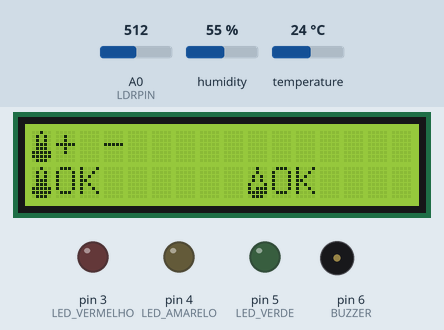
A sketch run on a simulated Arduino Uno, built with avr-gcc and run on an emulated ATmega328P. Parts: 16×2 character LCD, output pins drawn as LEDs (lit = HIGH), buzzer (waves = sounding). Inputs (shaded band) come from the test bench; at power-on: A0 (LDRPIN) = 512, humidity 55 %, temperature 24 °C. What the sketch prints to the serial monitor is not drawn.

Above: at 6.8 s.
6.9 s: A0 (LDRPIN) set to 475
At 11.8 s:
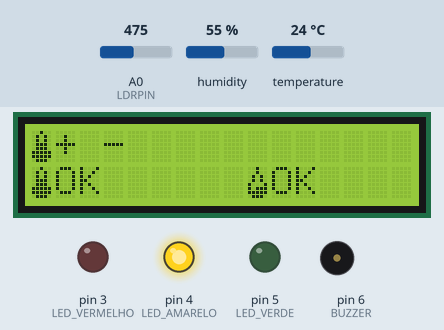
17.5 s: A0 (LDRPIN) set to 442
At 22.3 s:
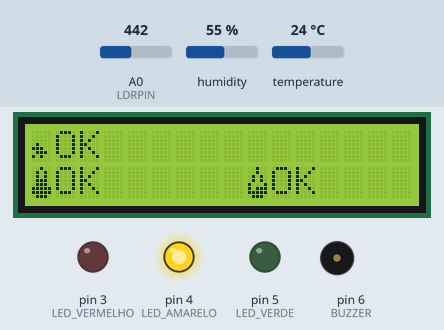
28.1 s: humidity set to 58 %
37.8 s: humidity set to 61 %
At 47.9 s:
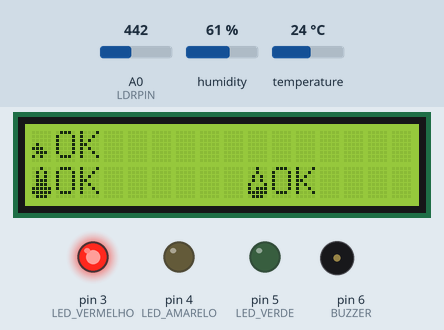
48.5 s: temperature set to 20.4 °C
54.4 s: temperature set to 19.5 °C
At 59.4 s:
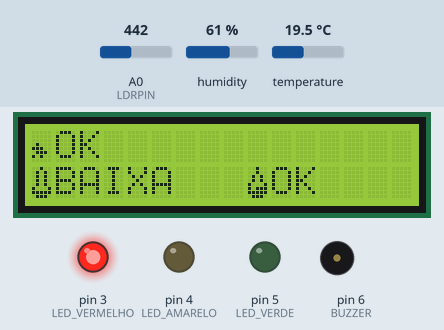
Timing chart, 0 to 65.1 s (numbered marks = the images above; inputs shaded):
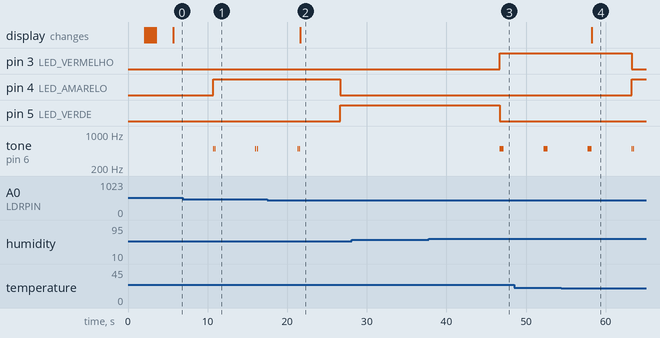

The sketch:

projeto_sensor_vinharia.ino
```cpp
#include <DHT.h>
#include <LiquidCrystal.h>

// Definindo as variáveis e pinos
#define DHTPIN 2 // Pino digital onde o DHT22 está conectado
#define DHTTYPE DHT22 // Define o modelo do sensor (DHT22)
DHT dht(DHTPIN, DHTTYPE); // Inicializa o sensor DHT22
#define LDRPIN A0 // Pino analógico onde o LDR está conectado
int LED_VERDE = 5; // Pino onde o LED verde está conectado
int LED_AMARELO = 4; // Pino onde o LED amarelo está conectado
int LED_VERMELHO = 3; // Pino onde o LED vermelho está conectado
int BUZZER = 6; // Pino onde o buzzer está conectado

// Inicializa a biblioteca com os números dos pinos da interface
LiquidCrystal lcd(12, 11, 10, 9, 8, 7);

// Variáveis globais
int somaIntensidadeLuz = 0;
float somaTemperatura = 0.0;
float somaUmidade = 0.0;

//Aranha Traseira Superior 1


//Icone do Luminosidade
byte solB[8] = { //Luminosidade baixa
  B00000,
  B00000,
  B00000,
  B01000,
  B11100,
  B01110,
  B10100,
  B00000
};

byte solM[8] = { //Luminosidade Média
  B00000,
  B00000,
  B10000,
  B01000,
  B11100,
  B01110,
  B10101,
  B00000
};

byte solA[8] = { //Luminosidade Alta
  B00000,
  B00000,
  B10101,
  B01110,
  B11111,
  B01110,
  B10101,
  B00000
};

//Icone da umidade baixa
byte aguaB[8] = { //umidade baixa
  B00100,
  B00100,
  B01010,
  B01010,
  B10001,
  B10001,
  B10001,
  B01110
};

//Icone da umidade média
byte aguaM[8] = { //umidade média
  B00100,
  B00100,
  B01010,
  B01010,
  B10001,
  B10111,
  B11111,
  B01110
};

//Icone da umidade Alta
byte aguaA[8] = { //umidade Alta
  B00100,
  B00100,
  B01110,
  B01110,
  B11111,
  B11111,
  B11111,
  B01110
};

//Icone da temp.
  byte temperaturaB[8] = { //Temperatura baixa
    B00100,
    B01010,
    B01010,
    B01010,
    B01010,
    B10001,
    B11111,
    B01110
  };

byte temperaturaM[8] = { //Temperatura Média
  B00100,
  B01010,
  B01010,
  B01110,
  B01110,
  B11111,
  B11111,
  B01110
};
byte temperaturaA[8] = { //Temperatura Alta
  B00100,
  B01110,
  B01110,
  B01110,
  B01110,
  B11111,
  B11111,
  B01110
};

void setup() {
  Serial.begin(9600); // Inicia a comunicação serial a uma velocidade de 9600 bits por segundo
  pinMode(LDRPIN, INPUT); // Define o pino do LDR como entrada
  pinMode(LED_VERDE, OUTPUT); // Define o pino do LED verde como saída
  pinMode(LED_AMARELO, OUTPUT); // Define o pino do LED amarelo como saída
  pinMode(LED_VERMELHO, OUTPUT); // Define o pino do LED vermelho como saída
  pinMode(BUZZER, OUTPUT); // Define o pino do buzzer como saída

  // Iniciando o display LCD 16x2
  lcd.begin(16, 2);

 // Criando os icones
  lcd.createChar(10, solA);
  lcd.createChar(5, solM);
  lcd.createChar(6, aguaB);
  lcd.createChar(7, aguaM);
  lcd.createChar(8, temperaturaB);
  lcd.createChar(9, temperaturaM);


  // Inicializa o sensor DHT22
  dht.begin();
  logo();
  delay(2000);
  for (int positionCounter = 0; positionCounter < 16; positionCounter++) {
    lcd.scrollDisplayRight(); // scroll one position left
    delay(100);

  }
  delay(2000);}


void loop() {
  // Lê a intensidade da luz do sensor LDR
  int IntensidadeLuz = analogRead(LDRPIN);

  // Lê a umidade e a temperatura do sensor DHT22
  float h = dht.readHumidity();
  float t = dht.readTemperature();

  // Verifica se as leituras falharam e, em caso afirmativo, retorna para tentar novamente
  if (isnan(h) || isnan(t)) {
    Serial.println("Falha ao ler do sensor DHT!");
    return;
  }

  // Converte a leitura do LDR para uma escala de 0 a 100
  IntensidadeLuz = map(IntensidadeLuz, 0, 1023, 0, 100);

  // Limpa o display
  lcd.clear();
  // Imprime a condição de luz do ambiente
  luminosidade();
  // Escreve o ícone do sol
  lcd.print(": ");
  if(IntensidadeLuz < 45) {
    luminosidade();
    lcd.print("OK");
  } else if(IntensidadeLuz >= 45 && IntensidadeLuz < 70) {
    lcd.setCursor(0,0);
    lcd.write(5);
    lcd.print("+ -");
  } else if(IntensidadeLuz >= 70) {
    lcd.setCursor(0,0);
    luzAlta();
    lcd.print("ALTA");
  }

  // Imprime a condição de temperatura
  temperatura();
   //Escreve o ícone da temperatura
  lcd.print(": ");
  if(t < 20) {
    lcd.setCursor(0,1);
    lcd.write(8);
    lcd.print("BAIXA");
  } else if(t >= 20 && t < 30) {
    temperaturaMe();
    lcd.print("OK");
  } else if(t >= 30) {
    temperatura;
    lcd.print("ALTA");
  }

  // Imprime a condição de umidade
  umidade();
  // Escreve o ícone da umidade
  lcd.print(":");
  if(h < 40) {
    lcd.setCursor(9,1);
    lcd.write(6);
    lcd.print("BAIXA");
  } else if(h >= 40 && h < 65) {
    lcd.setCursor(9,1);
    lcd.write(7);
    lcd.print("OK");
  } else if(h >= 60) {
    umidade();
    lcd.print("ALTA");
  }

  // Adiciona as leituras às somas
  somaIntensidadeLuz += IntensidadeLuz;
  somaTemperatura += t;
  somaUmidade += h;

  // Calcula as médias
  float mediaIntensidadeLuz = somaIntensidadeLuz / 100.0;
  float mediaTemperatura = somaTemperatura / 100.0; // Modificado aqui
  float mediaUmidade = somaUmidade / 100.0;

  // Imprime as médias no Serial
  Serial.print("Media Luz: ");
  Serial.print(mediaIntensidadeLuz * 100);
  Serial.println("%");
  Serial.print("Media Temp: ");
  Serial.print(mediaTemperatura * 100); // Imprime a média da temperatura em graus Celsius
  Serial.println("°C");
  Serial.print("Media Umi: ");
  Serial.print(mediaUmidade * 100);
  Serial.println("%");


  // Reinicia as somas
  somaIntensidadeLuz = 0;
  somaTemperatura = 0.0;
  somaUmidade = 0.0;

  delay(5000); // Aguarda 5 segundos antes da próxima leitura

  // Verifica a intensidade da luz, temperatura e umidade e aciona o LED e buzzer correspondente
  if((IntensidadeLuz < 45) && (t >= 20 && t < 30) && (h >= 40 && h < 60)) {
    digitalWrite(LED_VERDE, HIGH); // Acende o LED verde
    digitalWrite(LED_AMARELO, LOW); // Apaga o LED amarelo
    digitalWrite(LED_VERMELHO, LOW); // Apaga o LED vermelho
  } else if((IntensidadeLuz >= 45 && IntensidadeLuz < 70) || t < 20 || h < 40) {
    digitalWrite(LED_VERDE, LOW); // Apaga o LED verde
    digitalWrite(LED_AMARELO, HIGH); // Acende o LED amarelo
    digitalWrite(LED_VERMELHO, LOW); // Apaga o LED vermelho
    tone(BUZZER, 500);
    delay(100); // Espera 100 milissegundos
    noTone(BUZZER); // Desliga o buzzer
  delay(100); // Espera 100 milissegundos (intervalo breve)
  // Liga o buzzer novamente com uma frequência de 500 Hz por um curto período
    tone(BUZZER, 500);
    delay(100); // Espera 100 milissegundos
    noTone(BUZZER); // Desliga o buzzer
  } else if(IntensidadeLuz >= 70 || t >= 30 || h >= 60) {
    digitalWrite(LED_VERDE, LOW); // Apaga o LED verde
    digitalWrite(LED_AMARELO, LOW); // Apaga o LED amarelo
    digitalWrite(LED_VERMELHO, HIGH); // Acende o LED vermelho

    tone(BUZZER, 500); // Liga o buzzer com uma frequência de 500 Hz
    delay(500); // Espera 500 milisegundos
    noTone(BUZZER); // Desliga o buzzer
  }
}

// Função da logo do grupo
void logo(){
  byte aranhaTraseira1[8] = {
  B00000,
  B01001,
  B10010,
  B10010,
  B01010,
  B00111,
  B01111,
  B01111
};

//Aranha Traseira Inferior 1
byte aranhaTraseira2[8] = {
  B01111,
  B01111,
  B00111,
  B01010,
  B10010,
  B10010,
  B01001,
  B00000
};


//Aranha Frotal Superior 1
byte aranhaFrontal1[8] = {
  B00000,
  B00100,
  B01000,
  B10000,
  B10000,
  B11000,
  B11110,
  B11000
};


//Aranha Frontal Inferior 1
byte aranhaFrontal2[8] = {
  B11000,
  B11110,
  B11000,
  B10000,
  B10000,
  B01000,
  B00100,
  B00000
};

  lcd.createChar(1, aranhaTraseira1);
  lcd.createChar(2, aranhaTraseira2);
  lcd.createChar(3, aranhaFrontal1);
  lcd.createChar(4, aranhaFrontal2);

  lcd.setCursor(1, 0);
  lcd.write(1);
  lcd.setCursor(1, 1);
  lcd.write(2);

  lcd.setCursor(2, 0);
  lcd.write(3);

  lcd.setCursor(2, 1);
  lcd.write(4);

  lcd.setCursor(4, 0);
  lcd.print("RaySpiders");

}


// Icones
void temperatura() {
  lcd.createChar(1, temperaturaA);
  lcd.setCursor(0, 1);
  lcd.write(1);
}

void luminosidade() {
  lcd.createChar(2, solB);
  lcd.setCursor(0, 0);
  lcd.write(2);
}

void umidade() {
  lcd.createChar(3, aguaA);
  lcd.setCursor(9, 1);
  lcd.write(3);
}

void luzAlta() {
  lcd.createChar(4, solA);
  lcd.setCursor(0, 0);
  lcd.write(4);
}

void temperaturaMe() {
  lcd.createChar(5, temperaturaM);
  lcd.setCursor(0, 1);
  lcd.write(5);
}
```

Measured:
- the behaviour switches between 461 and 460 on A0 (LDRPIN) (found by bisection; images 1 and 2)
- the behaviour switches between 59 and 60 % on humidity (found by bisection; images 2 and 3)
- the behaviour switches between 20 and 19.9 °C on temperature (found by bisection; images 3 and 4)
- after the input at 17.5 s, pin 4 (LED_AMARELO): HIGH → LOW after 9.1 s; pin 5 (LED_VERDE): LOW → HIGH after 9.1 s; tone on pin 6 (BUZZER): goes on until 21.6 s, then stays silent; the display: changes after 4.1 s (image 2)
- after the input at 28.1 s, every drawn part: stays the same
- after the input at 37.8 s, pin 3 (LED_VERMELHO): LOW → HIGH after 8.9 s; pin 5 (LED_VERDE): HIGH → LOW after 8.9 s; tone on pin 6 (BUZZER): silent → 500 Hz after 8.9 s, → silent 0.50 s later
- after the input at 54.4 s, pin 3 (LED_VERMELHO): HIGH → LOW after 8.9 s; pin 4 (LED_AMARELO): LOW → HIGH after 8.9 s; the display: changes after 3.9 s (image 4)
- by itself, tone on pin 6 (BUZZER): plays 500 Hz for 0.10 s, 500 Hz for 0.10 s, 500 Hz for 0.10 s, 500 Hz for 0.10 s
